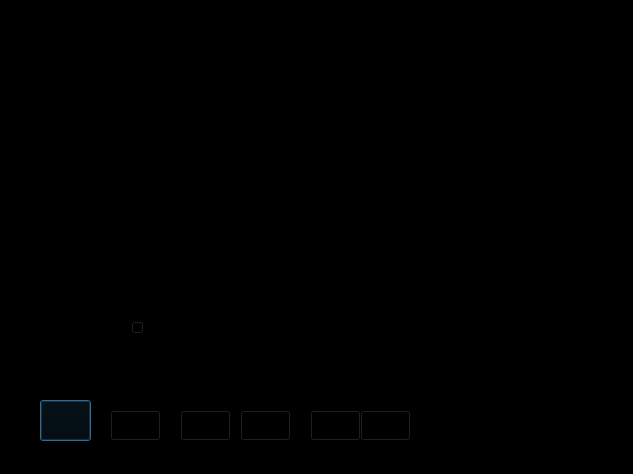
<?xml version="1.0" encoding="UTF-8"?>
<ui version="4.0">
 <class>Dialog</class>
 <widget class="QDialog" name="Dialog">
  <property name="geometry">
   <rect>
    <x>0</x>
    <y>0</y>
    <width>633</width>
    <height>474</height>
   </rect>
  </property>
  <property name="palette">
   <palette>
    <active>
     <colorrole role="WindowText">
      <brush brushstyle="SolidPattern">
       <color alpha="255">
        <red>255</red>
        <green>255</green>
        <blue>255</blue>
       </color>
      </brush>
     </colorrole>
     <colorrole role="Button">
      <brush brushstyle="SolidPattern">
       <color alpha="255">
        <red>0</red>
        <green>0</green>
        <blue>0</blue>
       </color>
      </brush>
     </colorrole>
     <colorrole role="Light">
      <brush brushstyle="SolidPattern">
       <color alpha="255">
        <red>0</red>
        <green>0</green>
        <blue>0</blue>
       </color>
      </brush>
     </colorrole>
     <colorrole role="Midlight">
      <brush brushstyle="SolidPattern">
       <color alpha="255">
        <red>0</red>
        <green>0</green>
        <blue>0</blue>
       </color>
      </brush>
     </colorrole>
     <colorrole role="Dark">
      <brush brushstyle="SolidPattern">
       <color alpha="255">
        <red>0</red>
        <green>0</green>
        <blue>0</blue>
       </color>
      </brush>
     </colorrole>
     <colorrole role="Mid">
      <brush brushstyle="SolidPattern">
       <color alpha="255">
        <red>0</red>
        <green>0</green>
        <blue>0</blue>
       </color>
      </brush>
     </colorrole>
     <colorrole role="Text">
      <brush brushstyle="SolidPattern">
       <color alpha="255">
        <red>255</red>
        <green>255</green>
        <blue>255</blue>
       </color>
      </brush>
     </colorrole>
     <colorrole role="BrightText">
      <brush brushstyle="SolidPattern">
       <color alpha="255">
        <red>255</red>
        <green>255</green>
        <blue>255</blue>
       </color>
      </brush>
     </colorrole>
     <colorrole role="ButtonText">
      <brush brushstyle="SolidPattern">
       <color alpha="255">
        <red>255</red>
        <green>255</green>
        <blue>255</blue>
       </color>
      </brush>
     </colorrole>
     <colorrole role="Base">
      <brush brushstyle="SolidPattern">
       <color alpha="255">
        <red>0</red>
        <green>0</green>
        <blue>0</blue>
       </color>
      </brush>
     </colorrole>
     <colorrole role="Window">
      <brush brushstyle="SolidPattern">
       <color alpha="255">
        <red>0</red>
        <green>0</green>
        <blue>0</blue>
       </color>
      </brush>
     </colorrole>
     <colorrole role="Shadow">
      <brush brushstyle="SolidPattern">
       <color alpha="255">
        <red>0</red>
        <green>0</green>
        <blue>0</blue>
       </color>
      </brush>
     </colorrole>
     <colorrole role="AlternateBase">
      <brush brushstyle="SolidPattern">
       <color alpha="255">
        <red>0</red>
        <green>0</green>
        <blue>0</blue>
       </color>
      </brush>
     </colorrole>
     <colorrole role="ToolTipBase">
      <brush brushstyle="SolidPattern">
       <color alpha="255">
        <red>255</red>
        <green>255</green>
        <blue>220</blue>
       </color>
      </brush>
     </colorrole>
     <colorrole role="ToolTipText">
      <brush brushstyle="SolidPattern">
       <color alpha="255">
        <red>0</red>
        <green>0</green>
        <blue>0</blue>
       </color>
      </brush>
     </colorrole>
    </active>
    <inactive>
     <colorrole role="WindowText">
      <brush brushstyle="SolidPattern">
       <color alpha="255">
        <red>255</red>
        <green>255</green>
        <blue>255</blue>
       </color>
      </brush>
     </colorrole>
     <colorrole role="Button">
      <brush brushstyle="SolidPattern">
       <color alpha="255">
        <red>0</red>
        <green>0</green>
        <blue>0</blue>
       </color>
      </brush>
     </colorrole>
     <colorrole role="Light">
      <brush brushstyle="SolidPattern">
       <color alpha="255">
        <red>0</red>
        <green>0</green>
        <blue>0</blue>
       </color>
      </brush>
     </colorrole>
     <colorrole role="Midlight">
      <brush brushstyle="SolidPattern">
       <color alpha="255">
        <red>0</red>
        <green>0</green>
        <blue>0</blue>
       </color>
      </brush>
     </colorrole>
     <colorrole role="Dark">
      <brush brushstyle="SolidPattern">
       <color alpha="255">
        <red>0</red>
        <green>0</green>
        <blue>0</blue>
       </color>
      </brush>
     </colorrole>
     <colorrole role="Mid">
      <brush brushstyle="SolidPattern">
       <color alpha="255">
        <red>0</red>
        <green>0</green>
        <blue>0</blue>
       </color>
      </brush>
     </colorrole>
     <colorrole role="Text">
      <brush brushstyle="SolidPattern">
       <color alpha="255">
        <red>255</red>
        <green>255</green>
        <blue>255</blue>
       </color>
      </brush>
     </colorrole>
     <colorrole role="BrightText">
      <brush brushstyle="SolidPattern">
       <color alpha="255">
        <red>255</red>
        <green>255</green>
        <blue>255</blue>
       </color>
      </brush>
     </colorrole>
     <colorrole role="ButtonText">
      <brush brushstyle="SolidPattern">
       <color alpha="255">
        <red>255</red>
        <green>255</green>
        <blue>255</blue>
       </color>
      </brush>
     </colorrole>
     <colorrole role="Base">
      <brush brushstyle="SolidPattern">
       <color alpha="255">
        <red>0</red>
        <green>0</green>
        <blue>0</blue>
       </color>
      </brush>
     </colorrole>
     <colorrole role="Window">
      <brush brushstyle="SolidPattern">
       <color alpha="255">
        <red>0</red>
        <green>0</green>
        <blue>0</blue>
       </color>
      </brush>
     </colorrole>
     <colorrole role="Shadow">
      <brush brushstyle="SolidPattern">
       <color alpha="255">
        <red>0</red>
        <green>0</green>
        <blue>0</blue>
       </color>
      </brush>
     </colorrole>
     <colorrole role="AlternateBase">
      <brush brushstyle="SolidPattern">
       <color alpha="255">
        <red>0</red>
        <green>0</green>
        <blue>0</blue>
       </color>
      </brush>
     </colorrole>
     <colorrole role="ToolTipBase">
      <brush brushstyle="SolidPattern">
       <color alpha="255">
        <red>255</red>
        <green>255</green>
        <blue>220</blue>
       </color>
      </brush>
     </colorrole>
     <colorrole role="ToolTipText">
      <brush brushstyle="SolidPattern">
       <color alpha="255">
        <red>0</red>
        <green>0</green>
        <blue>0</blue>
       </color>
      </brush>
     </colorrole>
    </inactive>
    <disabled>
     <colorrole role="WindowText">
      <brush brushstyle="SolidPattern">
       <color alpha="255">
        <red>0</red>
        <green>0</green>
        <blue>0</blue>
       </color>
      </brush>
     </colorrole>
     <colorrole role="Button">
      <brush brushstyle="SolidPattern">
       <color alpha="255">
        <red>0</red>
        <green>0</green>
        <blue>0</blue>
       </color>
      </brush>
     </colorrole>
     <colorrole role="Light">
      <brush brushstyle="SolidPattern">
       <color alpha="255">
        <red>0</red>
        <green>0</green>
        <blue>0</blue>
       </color>
      </brush>
     </colorrole>
     <colorrole role="Midlight">
      <brush brushstyle="SolidPattern">
       <color alpha="255">
        <red>0</red>
        <green>0</green>
        <blue>0</blue>
       </color>
      </brush>
     </colorrole>
     <colorrole role="Dark">
      <brush brushstyle="SolidPattern">
       <color alpha="255">
        <red>0</red>
        <green>0</green>
        <blue>0</blue>
       </color>
      </brush>
     </colorrole>
     <colorrole role="Mid">
      <brush brushstyle="SolidPattern">
       <color alpha="255">
        <red>0</red>
        <green>0</green>
        <blue>0</blue>
       </color>
      </brush>
     </colorrole>
     <colorrole role="Text">
      <brush brushstyle="SolidPattern">
       <color alpha="255">
        <red>0</red>
        <green>0</green>
        <blue>0</blue>
       </color>
      </brush>
     </colorrole>
     <colorrole role="BrightText">
      <brush brushstyle="SolidPattern">
       <color alpha="255">
        <red>255</red>
        <green>255</green>
        <blue>255</blue>
       </color>
      </brush>
     </colorrole>
     <colorrole role="ButtonText">
      <brush brushstyle="SolidPattern">
       <color alpha="255">
        <red>0</red>
        <green>0</green>
        <blue>0</blue>
       </color>
      </brush>
     </colorrole>
     <colorrole role="Base">
      <brush brushstyle="SolidPattern">
       <color alpha="255">
        <red>0</red>
        <green>0</green>
        <blue>0</blue>
       </color>
      </brush>
     </colorrole>
     <colorrole role="Window">
      <brush brushstyle="SolidPattern">
       <color alpha="255">
        <red>0</red>
        <green>0</green>
        <blue>0</blue>
       </color>
      </brush>
     </colorrole>
     <colorrole role="Shadow">
      <brush brushstyle="SolidPattern">
       <color alpha="255">
        <red>0</red>
        <green>0</green>
        <blue>0</blue>
       </color>
      </brush>
     </colorrole>
     <colorrole role="AlternateBase">
      <brush brushstyle="SolidPattern">
       <color alpha="255">
        <red>0</red>
        <green>0</green>
        <blue>0</blue>
       </color>
      </brush>
     </colorrole>
     <colorrole role="ToolTipBase">
      <brush brushstyle="SolidPattern">
       <color alpha="255">
        <red>255</red>
        <green>255</green>
        <blue>220</blue>
       </color>
      </brush>
     </colorrole>
     <colorrole role="ToolTipText">
      <brush brushstyle="SolidPattern">
       <color alpha="255">
        <red>0</red>
        <green>0</green>
        <blue>0</blue>
       </color>
      </brush>
     </colorrole>
    </disabled>
   </palette>
  </property>
  <property name="windowTitle">
   <string>Dialog</string>
  </property>
  <widget class="QSlider" name="horizontalSlider">
   <property name="geometry">
    <rect>
     <x>130</x>
     <y>320</y>
     <width>160</width>
     <height>16</height>
    </rect>
   </property>
   <property name="orientation">
    <enum>Qt::Horizontal</enum>
   </property>
  </widget>
  <widget class="QPushButton" name="btn">
   <property name="geometry">
    <rect>
     <x>40</x>
     <y>400</y>
     <width>51</width>
     <height>41</height>
    </rect>
   </property>
   <property name="text">
    <string/>
   </property>
  </widget>
  <widget class="QPushButton" name="btn_2">
   <property name="geometry">
    <rect>
     <x>110</x>
     <y>410</y>
     <width>51</width>
     <height>31</height>
    </rect>
   </property>
   <property name="text">
    <string/>
   </property>
  </widget>
  <widget class="QPushButton" name="btn_3">
   <property name="geometry">
    <rect>
     <x>180</x>
     <y>410</y>
     <width>51</width>
     <height>31</height>
    </rect>
   </property>
   <property name="text">
    <string/>
   </property>
  </widget>
  <widget class="QPushButton" name="btn_4">
   <property name="geometry">
    <rect>
     <x>240</x>
     <y>410</y>
     <width>51</width>
     <height>31</height>
    </rect>
   </property>
   <property name="text">
    <string/>
   </property>
  </widget>
  <widget class="QPushButton" name="btn_5">
   <property name="geometry">
    <rect>
     <x>310</x>
     <y>410</y>
     <width>51</width>
     <height>31</height>
    </rect>
   </property>
   <property name="text">
    <string/>
   </property>
  </widget>
  <widget class="QPushButton" name="btn_6">
   <property name="geometry">
    <rect>
     <x>360</x>
     <y>410</y>
     <width>51</width>
     <height>31</height>
    </rect>
   </property>
   <property name="text">
    <string/>
   </property>
  </widget>
 </widget>
 <layoutdefault spacing="6" margin="11"/>
 <resources/>
 <connections/>
</ui>
